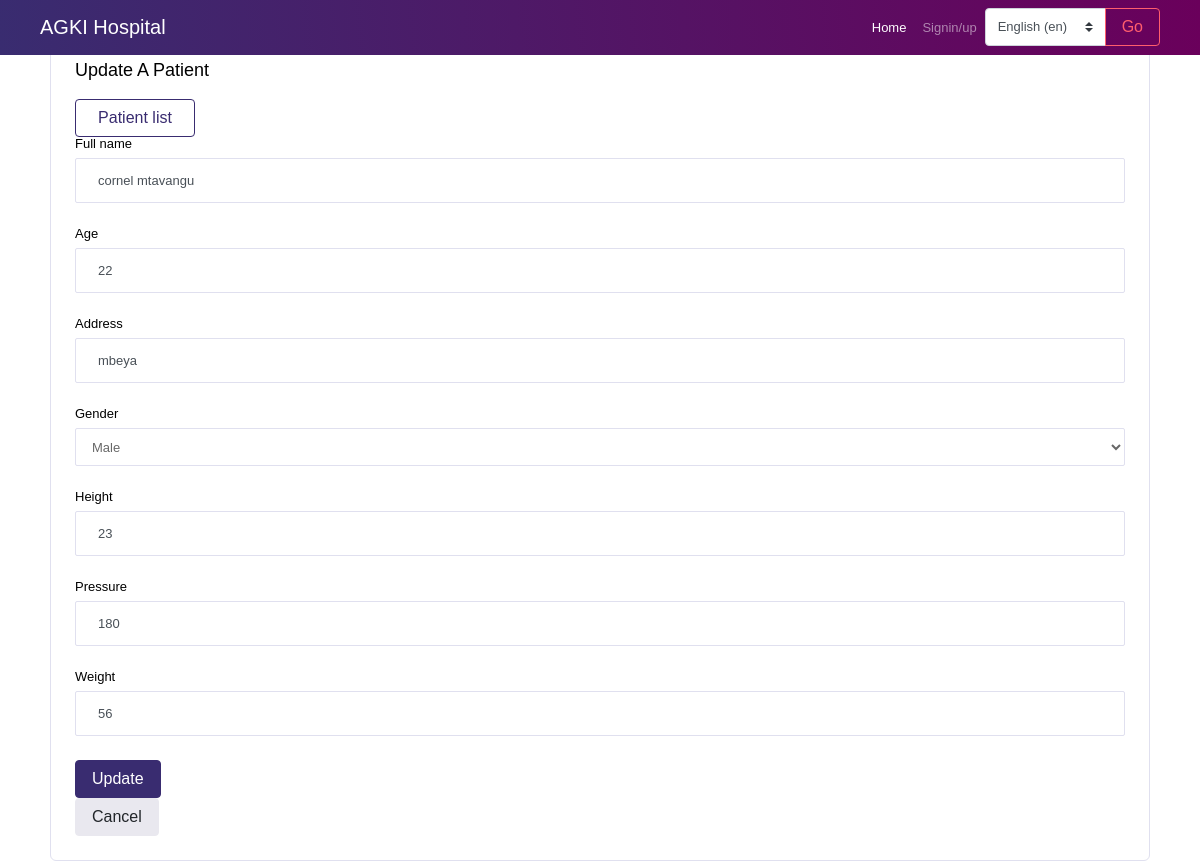
Screenshot of /reception/1/ with the database file from the repository.
### app/models.py (models this page shows, shortened)
class Patient(models.Model):
    fullname = models.CharField(max_length=30)
    age = models.IntegerField()
    address = models.CharField(max_length=30)
    gender = models.CharField(max_length=10)
    height = models.IntegerField(null=True,blank=True)
    pressure = models.CharField(max_length=10,null=True,blank=True)
    weight = models.IntegerField(null=True,blank=True)
    date = models.DateTimeField(auto_now_add=True)
    dalili = models.TextField(max_length=500,null=True,blank=True)
    possibleDiseases = models.TextField(max_length=500,null=True,blank=True)
    testConducted = models.TextField(max_length=500,null=True,blank=True)
    labResults = models.TextField(max_length=500,null=True,blank=True)
    actualDiseases = models.TextField(max_length=500,null=True,blank=True)
    otherRecomendation = models.TextField(max_length=500,null=True,blank=True)

### app/views.py (the view)
# urls.py: path('reception/<int:id>/', views.reception,name='reception'),
def reception(request,id):
    s = Patient.objects.get(id=id)
    form = ReceptionForm(instance=s)
    if request.method=='POST':
        form = ReceptionForm(request.POST,instance=s)
        if form.is_valid():
            form.save()
            return redirect(reverse('patientDetail', args=[id]))
    context = {
            'form':form,
            's':s
         }
    return render(request,'app/reception.html',context)

### app/forms.py
class ReceptionForm(forms.ModelForm):
    class Meta:
        model = Patient
        fields = ['fullname','age','address','gender','height','pressure','weight']

### app/templates/app/reception.html (shortened to what this page needs)
{% extends 'app/base.html' %}
{%block content%}
        <br>
        <div class="container">
        <div class="col-12 grid-margin stretch-card">
            <div class="card">
                <div class="card-body">
                    <h4 class="card-title">Update a patient</h4>
                    <a href="{% url 'patientList' %}"><button class='btn btn-outline-primary btn-fw'>Patient list</button></a>
                    <form method='POST' class="forms-sample" >
                      <div class="form-group">
                        <label for="name">Full name</label>
                        <input type="text" class="form-control" name="fullname" value="{{s.fullname}}">
                      </div>
                      <div class="form-group">
                        <label for="age">Age</label>
                        <input type="integer" class="form-control" name="age" value="{{s.age}}">
                      </div>
                      <div class="form-group">
                        <label for="address">Address</label>
                        <input type="text" class="form-control" name="address" value="{{s.address}}">
                      </div>
                      <div class="form-group">
                        <label for="gender">Gender</label>
                        <select class="form-control" name="gender" id="gender">
                            <option value="male">Male</option>
                        </select>
                    </div>
                      <div class="form-group">
                        <label for="gender">Height</label>
                        <input type="text" class="form-control" name="height" value="{{s.height}}">
                      </div>
                      <div class="form-group">
                        <label for="gender">Pressure</label>
                        <input type="text" class="form-control" name="pressure" value="{{s.pressure}}">
                      </div>
                      <div class="form-group">
                        <label for="gender">Weight</label>
                        <input type="text" class="form-control" name="weight" value="{{s.weight}}">
                      </div>
                      <button type="submit" class="btn btn-primary mr-2">Update</button>
                    </form>
                    <a href="{% url 'patientDetail' id=s.id %}">
                      <button class="btn btn-light">Cancel</button>
                  </a>
                </div>
            </div>
        </div>
      </div>
{%endblock%}

### rows the page displays
Patient: fullname "cornel mtavangu", age "22", address "mbeya", height "23", pressure "180", weight "56"

### other values shown
form field language "English (en)"
